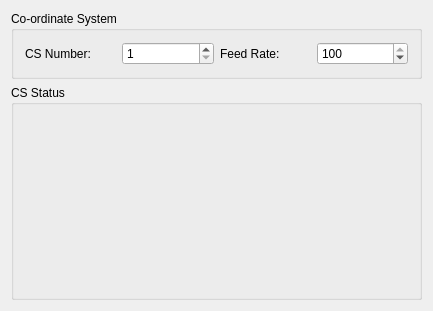
<?xml version="1.0" encoding="UTF-8"?>
<ui version="4.0">
 <class>formCSStatus</class>
 <widget class="QDialog" name="formCSStatus">
  <property name="geometry">
   <rect>
    <x>0</x>
    <y>0</y>
    <width>433</width>
    <height>311</height>
   </rect>
  </property>
  <property name="windowTitle">
   <string>Status bits</string>
  </property>
  <layout class="QGridLayout" name="gridLayout_2">
   <item row="0" column="0">
    <widget class="QGroupBox" name="ctrlGroup">
     <property name="title">
      <string>Co-ordinate System</string>
     </property>
     <layout class="QGridLayout" name="gridLayout">
      <item row="0" column="0">
       <widget class="QLabel" name="textLabel1">
        <property name="text">
         <string>CS Number:</string>
        </property>
        <property name="wordWrap">
         <bool>false</bool>
        </property>
       </widget>
      </item>
      <item row="0" column="1">
       <widget class="QSpinBox" name="csSpin">
        <property name="minimum">
         <number>1</number>
        </property>
        <property name="maximum">
         <number>16</number>
        </property>
       </widget>
      </item>
      <item row="0" column="2">
       <widget class="QLabel" name="textLabel1_2">
        <property name="text">
         <string>Feed Rate:</string>
        </property>
        <property name="wordWrap">
         <bool>false</bool>
        </property>
       </widget>
      </item>
      <item row="0" column="3">
       <widget class="QSpinBox" name="feedSpin">
        <property name="maximum">
         <number>100</number>
        </property>
        <property name="value">
         <number>100</number>
        </property>
       </widget>
      </item>
     </layout>
    </widget>
   </item>
   <item row="1" column="0">
    <widget class="QGroupBox" name="ledGroup">
     <property name="sizePolicy">
      <sizepolicy hsizetype="Preferred" vsizetype="Expanding">
       <horstretch>0</horstretch>
       <verstretch>0</verstretch>
      </sizepolicy>
     </property>
     <property name="title">
      <string>CS Status</string>
     </property>
     <layout class="QGridLayout"/>
    </widget>
   </item>
  </layout>
 </widget>
 <layoutdefault spacing="6" margin="11"/>
 <pixmapfunction>qPixmapFromMimeSource</pixmapfunction>
 <resources/>
 <connections/>
</ui>
